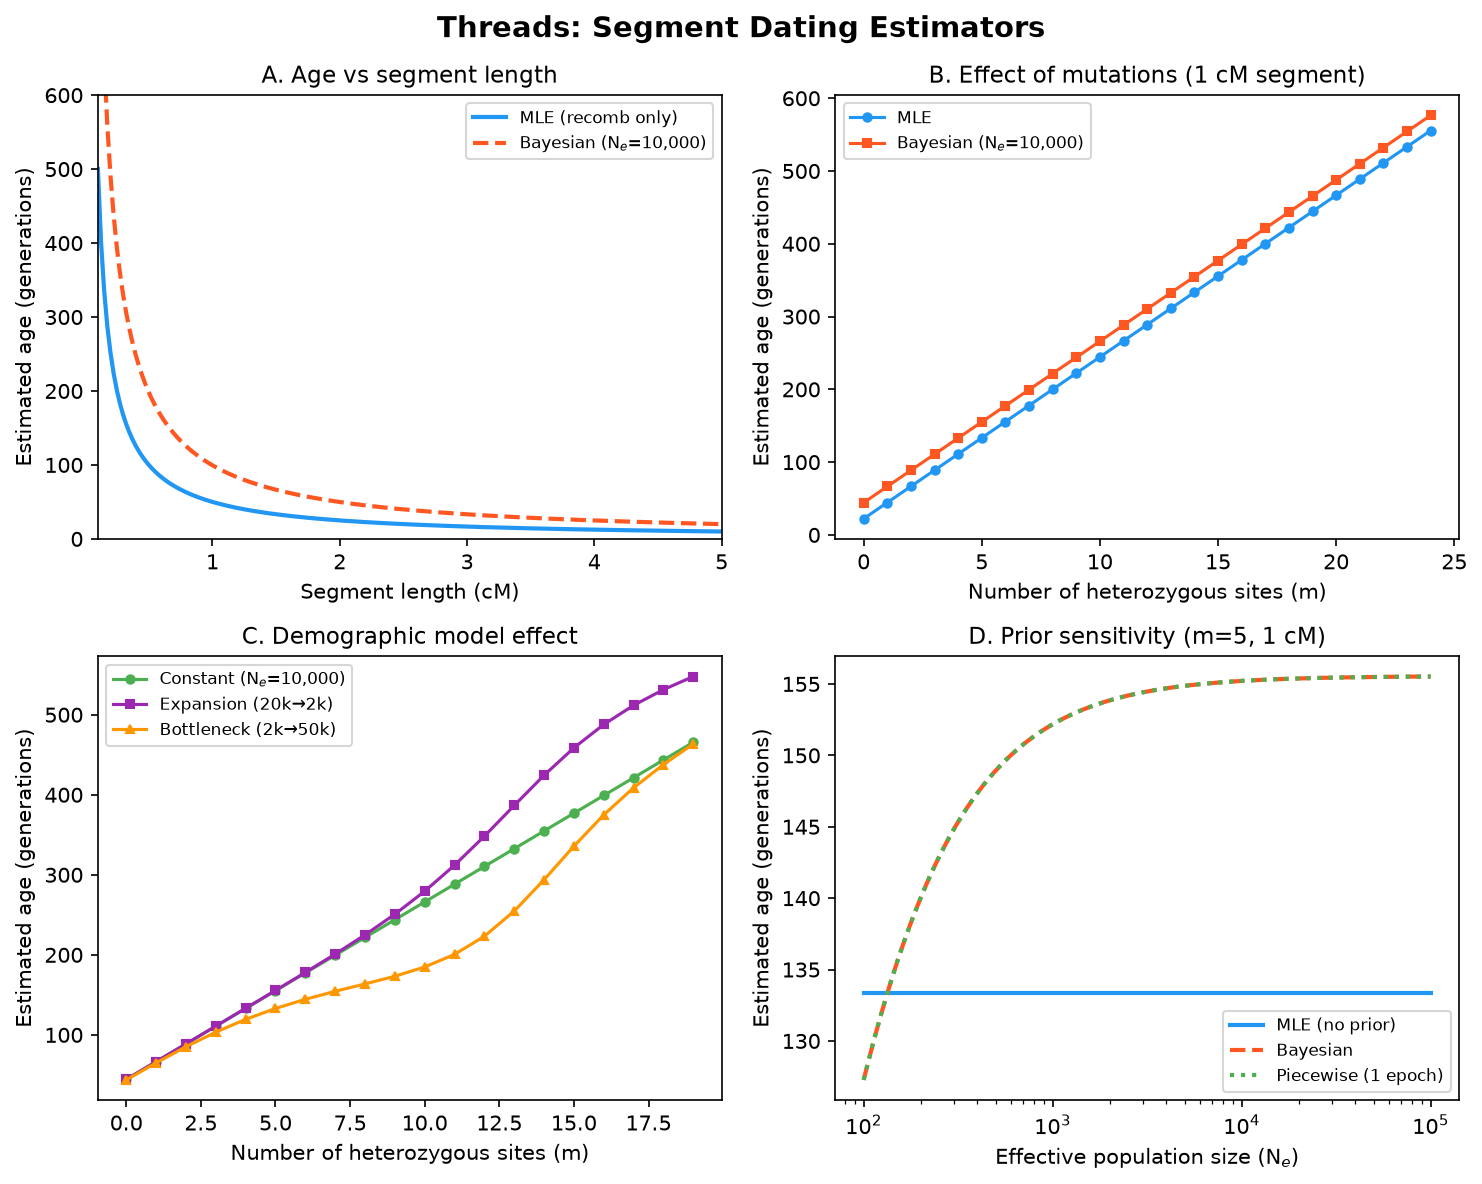

Generate this figure with Python:
"""
Figure: Threads segment dating estimators.

Shows how MLE and Bayesian age estimators respond to recombination distance,
mutation count, and demographic history (bottleneck vs constant population).
"""

import matplotlib.pyplot as plt
import numpy as np

from watchgen.mini_threads import (
    bayesian_full,
    bayesian_recombination_only,
    mle_recombination_and_mutations,
    mle_recombination_only,
    piecewise_constant_bayesian_full,
)

plt.rcParams.update({
    "font.size": 10,
    "axes.titlesize": 11,
    "axes.labelsize": 10,
    "figure.dpi": 150,
})

fig, axes = plt.subplots(2, 2, figsize=(10, 8))
fig.suptitle("Threads: Segment Dating Estimators", fontsize=14, fontweight="bold")

# --- Panel A: Age vs segment length (recombination distance) ---
ax = axes[0, 0]
l_cM_vals = np.linspace(0.1, 5.0, 200)
rho_vals = 2 * 0.01 * l_cM_vals
Ne = 10_000
gamma = 1.0 / Ne

t_mle_r = [mle_recombination_only(r) for r in rho_vals]
t_bayes_r = [bayesian_recombination_only(r, gamma) for r in rho_vals]

ax.plot(l_cM_vals, t_mle_r, label="MLE (recomb only)", color="#2196F3", lw=2)
ax.plot(l_cM_vals, t_bayes_r, label=f"Bayesian (N$_e$={Ne:,})", color="#FF5722", lw=2, ls="--")
ax.set_xlabel("Segment length (cM)")
ax.set_ylabel("Estimated age (generations)")
ax.set_title("A. Age vs segment length")
ax.legend(fontsize=8)
ax.set_ylim(0, 600)
ax.set_xlim(0.1, 5)

# --- Panel B: Effect of mutations on age estimate ---
ax = axes[0, 1]
mu = 2 * 1.25e-8 * 1e6  # ~1 Mb segment
rho_fixed = 2 * 0.01 * 1.0  # 1 cM
m_vals = np.arange(0, 25)

t_mle_m = [mle_recombination_and_mutations(m, rho_fixed, mu) for m in m_vals]
t_bayes_m = [bayesian_full(m, rho_fixed, mu, gamma) for m in m_vals]

ax.plot(m_vals, t_mle_m, "o-", label="MLE", color="#2196F3", ms=4, lw=1.5)
ax.plot(m_vals, t_bayes_m, "s-", label=f"Bayesian (N$_e$={Ne:,})", color="#FF5722", ms=4, lw=1.5)
ax.set_xlabel("Number of heterozygous sites (m)")
ax.set_ylabel("Estimated age (generations)")
ax.set_title("B. Effect of mutations (1 cM segment)")
ax.legend(fontsize=8)

# --- Panel C: Bayesian estimator under different demographic models ---
ax = axes[1, 0]
m_vals_c = np.arange(0, 20)

# Constant size
t_const = [bayesian_full(m, rho_fixed, mu, gamma) for m in m_vals_c]

# Bottleneck: recent large, then small
tb_bottle = [0.0, 500.0]
cr_bottle = [1.0 / 20_000, 1.0 / 2_000]  # recent expansion, ancient bottleneck
t_bottle = [piecewise_constant_bayesian_full(rho_fixed, mu, m, tb_bottle, cr_bottle)
            for m in m_vals_c]

# Growth: recent small, then large
tb_growth = [0.0, 200.0]
cr_growth = [1.0 / 2_000, 1.0 / 50_000]  # recent bottleneck, ancient large
t_growth = [piecewise_constant_bayesian_full(rho_fixed, mu, m, tb_growth, cr_growth)
            for m in m_vals_c]

ax.plot(m_vals_c, t_const, "o-", label=f"Constant (N$_e$={Ne:,})", color="#4CAF50", ms=4, lw=1.5)
ax.plot(m_vals_c, t_bottle, "s-", label="Expansion (20k→2k)", color="#9C27B0", ms=4, lw=1.5)
ax.plot(m_vals_c, t_growth, "^-", label="Bottleneck (2k→50k)", color="#FF9800", ms=4, lw=1.5)
ax.set_xlabel("Number of heterozygous sites (m)")
ax.set_ylabel("Estimated age (generations)")
ax.set_title("C. Demographic model effect")
ax.legend(fontsize=8)

# --- Panel D: Comparison of estimator families for varying N_e ---
ax = axes[1, 1]
Ne_vals = np.logspace(2, 5, 100)
gamma_vals = 1.0 / Ne_vals
rho_d = 2 * 0.01 * 1.0
m_d = 5

t_mle_ne = [mle_recombination_and_mutations(m_d, rho_d, mu)] * len(Ne_vals)
t_bayes_ne = [bayesian_full(m_d, rho_d, mu, g) for g in gamma_vals]
t_pw_ne = []
for g in gamma_vals:
    t_pw_ne.append(piecewise_constant_bayesian_full(rho_d, mu, m_d, [0.0], [g]))

ax.semilogx(Ne_vals, t_mle_ne, label="MLE (no prior)", color="#2196F3", lw=2)
ax.semilogx(Ne_vals, t_bayes_ne, label="Bayesian", color="#FF5722", lw=2, ls="--")
ax.semilogx(Ne_vals, t_pw_ne, label="Piecewise (1 epoch)", color="#4CAF50", lw=2, ls=":")
ax.set_xlabel("Effective population size (N$_e$)")
ax.set_ylabel("Estimated age (generations)")
ax.set_title(f"D. Prior sensitivity (m={m_d}, 1 cM)")
ax.legend(fontsize=8)

plt.tight_layout()
plt.savefig("figures/fig_mini_threads.png", dpi=150, bbox_inches="tight")
plt.savefig("figures/fig_mini_threads.pdf", bbox_inches="tight")
print("Saved figures/fig_mini_threads.png")
